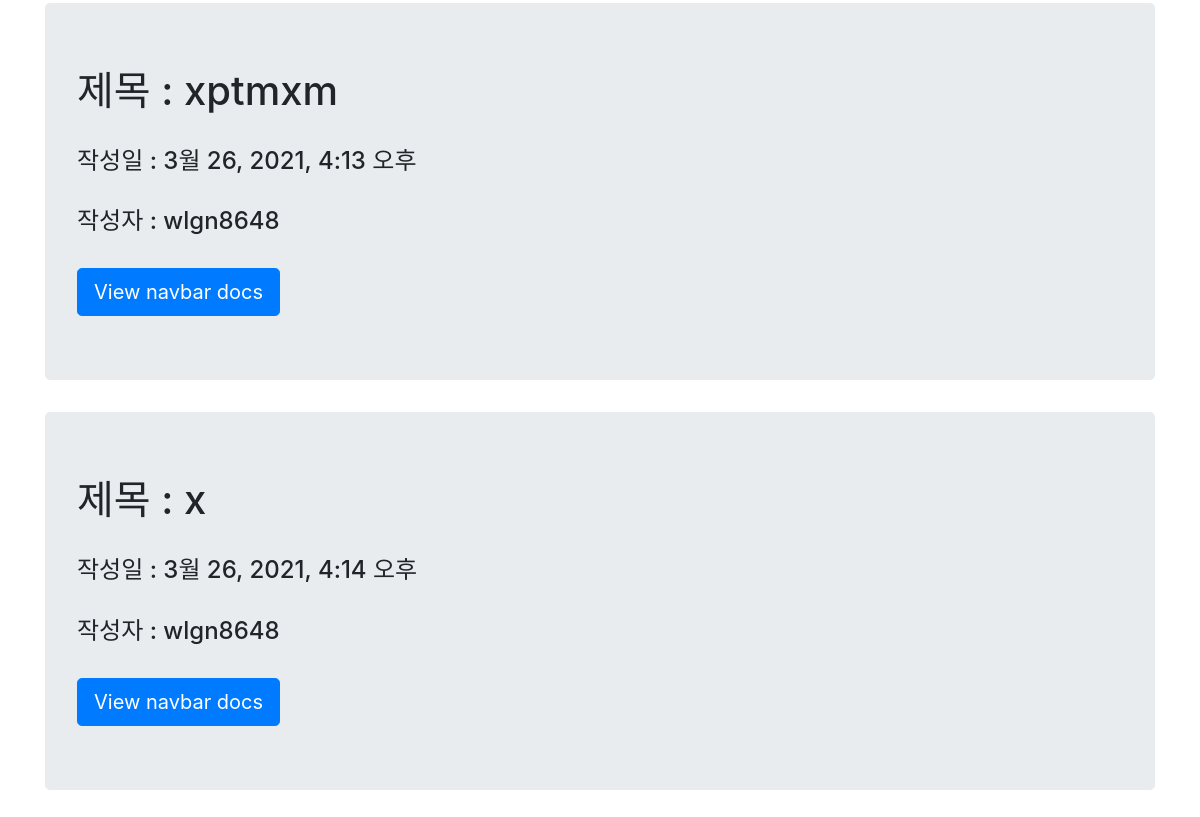
The app's page /blogMain/ (lower part), older data.
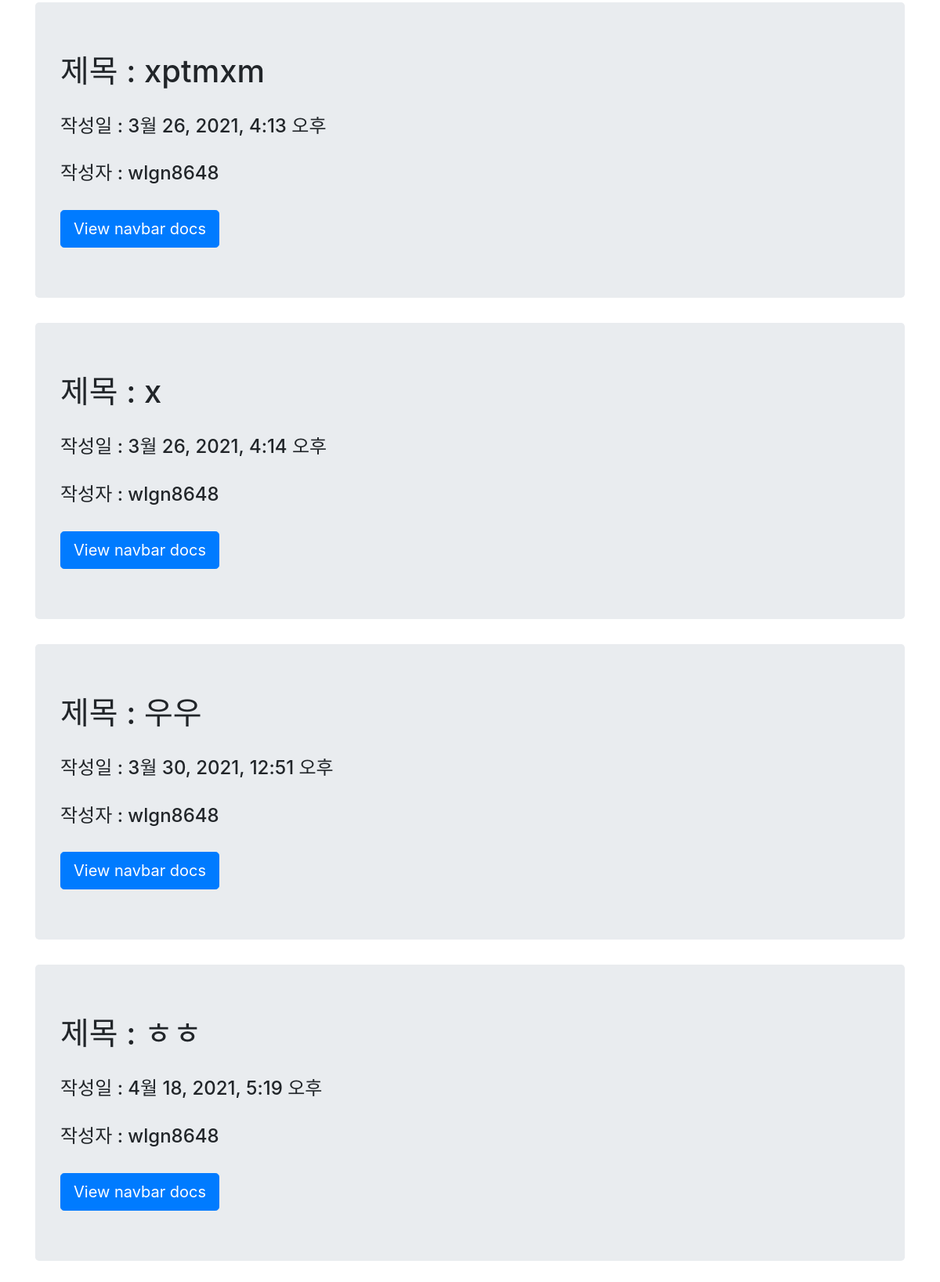
The same page, newer data.
### blogapp/models.py (models this page shows)
class Blog(models.Model):
    title = models.CharField(max_length=100)
    pub_date = models.DateTimeField(auto_now_add=True)
    author = models.ForeignKey(User, on_delete=models.CASCADE, null=True, default=1)
    body = RichTextUploadingField()

### blogapp/views.py (the view)
# urls.py: path('blogMain/', blogapp.views.blogMain, name = 'blogMain'),
def blogMain(request):
    blogs = Blog.objects.all()
    return render(request, 'blogMain.html', {'blogs' : blogs})

### blogapp/templates/blogMain.html
{% extends 'base.html' %}
{% block content %}
<br>
{% for blog in blogs %}
  <main role = "main" class="container">
    <div class="jumbotron">
                <h1>제목 : {{ blog.title }}</h1>
                <br>
                <h4>작성일 : {{ blog.pub_date }}</h4>
                <br>
                <h4>작성자 : {{ blog.author }}</h4>
                <br>
                <a class="btn btn-lg btn-primary"
                   href="{% url 'detail' blog.id %}"
                   role="button">View navbar docs</a>
            </div>
  </main>
{% endfor %}
{% endblock %}

Row changes from the older to the newer data that the page shows:
added Blog: title "우우", pub_date "3월 30, 2021, 12:51 오후", author "wlgn8648"
added Blog: title "ㅎㅎ", pub_date "4월 18, 2021, 5:19 오후", author "wlgn8648"
